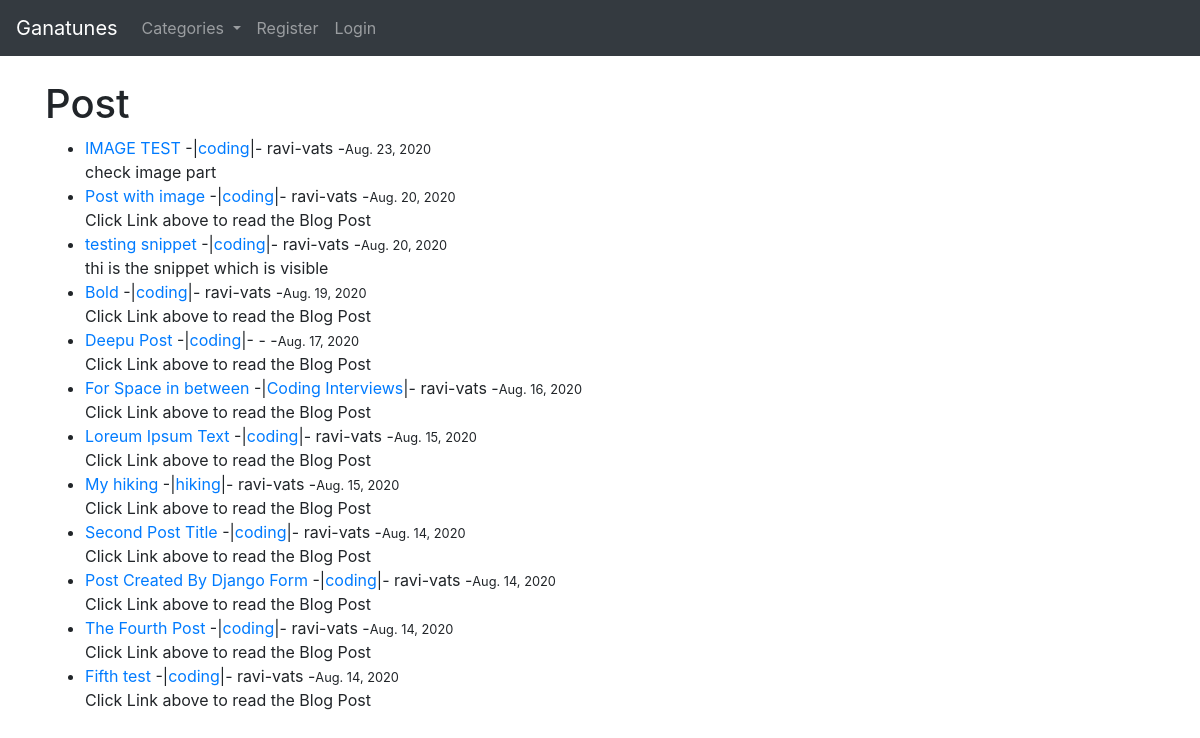
The page / on the database its author committed.
### blog/models.py (models this page shows, shortened)
class Post(models.Model):
    title = models.TextField(max_length=250)
    header_image = models.ImageField(null=True, blank=True, upload_to="images/")
    title_tag = models.TextField(max_length=250)
    author = models.ForeignKey(User, on_delete=models.CASCADE)
    body = RichTextField(blank=True, null=True)
    post_date = models.DateField(auto_now_add=True)
    category = models.TextField(max_length=250, default='coding')
    snippet = models.CharField(max_length=255,)
    likes = models.ManyToManyField(User, related_name='blog_posts')

### blog/views.py (the view)
# urls.py: path('', Homeview.as_view(),name="home"),
class Homeview(ListView):
    model = Post
    template_name = 'home.html'
    ordering = ['-post_date']
    def get_context_data(self, *args, **kwargs):
        cat_menu = Category.objects.all()
        context = super(Homeview, self).get_context_data(*args, **kwargs)
        context["cat_menu"] = cat_menu
        return context

### blog/models.py (called while the page is built)
    def __str__(self):
        return self.name

### blog/templates/home.html (shortened to what this page needs)
{%extends 'base.html'%}
{% block content %}
<h1>Post</h1>
<ul>
{%for post in object_list %}
    <li><a href="{%url 'article_detail' post.pk%}">{{post.title}}</a>
        -|<a href="{% url 'category' post.category %}">{{post.category}}</a>|-
        {{post.author.first_name}}-{{post.author.last_name}} -<small>{{post.post_date}}</small>
        <br/>
        {{post.snippet}}</li>
{% endfor %}
</ul>
{% endblock %}

### rows shown on the page
Post: title "IMAGE TEST", category "coding", author.first_name "ravi", author.last_name "vats", post_date "Aug. 23, 2020", snippet "check image part"
Post: title "Post with image", category "coding", author.first_name "ravi", author.last_name "vats", post_date "Aug. 20, 2020", snippet "Click Link above to read the Blog Post"
Post: title "testing snippet", category "coding", author.first_name "ravi", author.last_name "vats", post_date "Aug. 20, 2020", snippet "thi is the snippet which is visible"
Post: title "Bold", category "coding", author.first_name "ravi", author.last_name "vats", post_date "Aug. 19, 2020", snippet "Click Link above to read the Blog Post"
Post: title "Deepu Post", category "coding", post_date "Aug. 17, 2020", snippet "Click Link above to read the Blog Post"
Post: title "For Space in between", category "Coding Interviews", author.first_name "ravi", author.last_name "vats", post_date "Aug. 16, 2020", snippet "Click Link above to read the Blog Post"
Post: title "Loreum Ipsum Text", category "coding", author.first_name "ravi", author.last_name "vats", post_date "Aug. 15, 2020", snippet "Click Link above to read the Blog Post"
Post: title "My hiking", category "hiking", author.first_name "ravi", author.last_name "vats", post_date "Aug. 15, 2020", snippet "Click Link above to read the Blog Post"
Post: title "Second Post Title", category "coding", author.first_name "ravi", author.last_name "vats", post_date "Aug. 14, 2020", snippet "Click Link above to read the Blog Post"
Post: title "Post Created By Django Form", category "coding", author.first_name "ravi", author.last_name "vats", post_date "Aug. 14, 2020", snippet "Click Link above to read the Blog Post"
Post: title "The Fourth Post", category "coding", author.first_name "ravi", author.last_name "vats", post_date "Aug. 14, 2020", snippet "Click Link above to read the Blog Post"
Post: title "Fifth test", category "coding", author.first_name "ravi", author.last_name "vats", post_date "Aug. 14, 2020", snippet "Click Link above to read the Blog Post"
